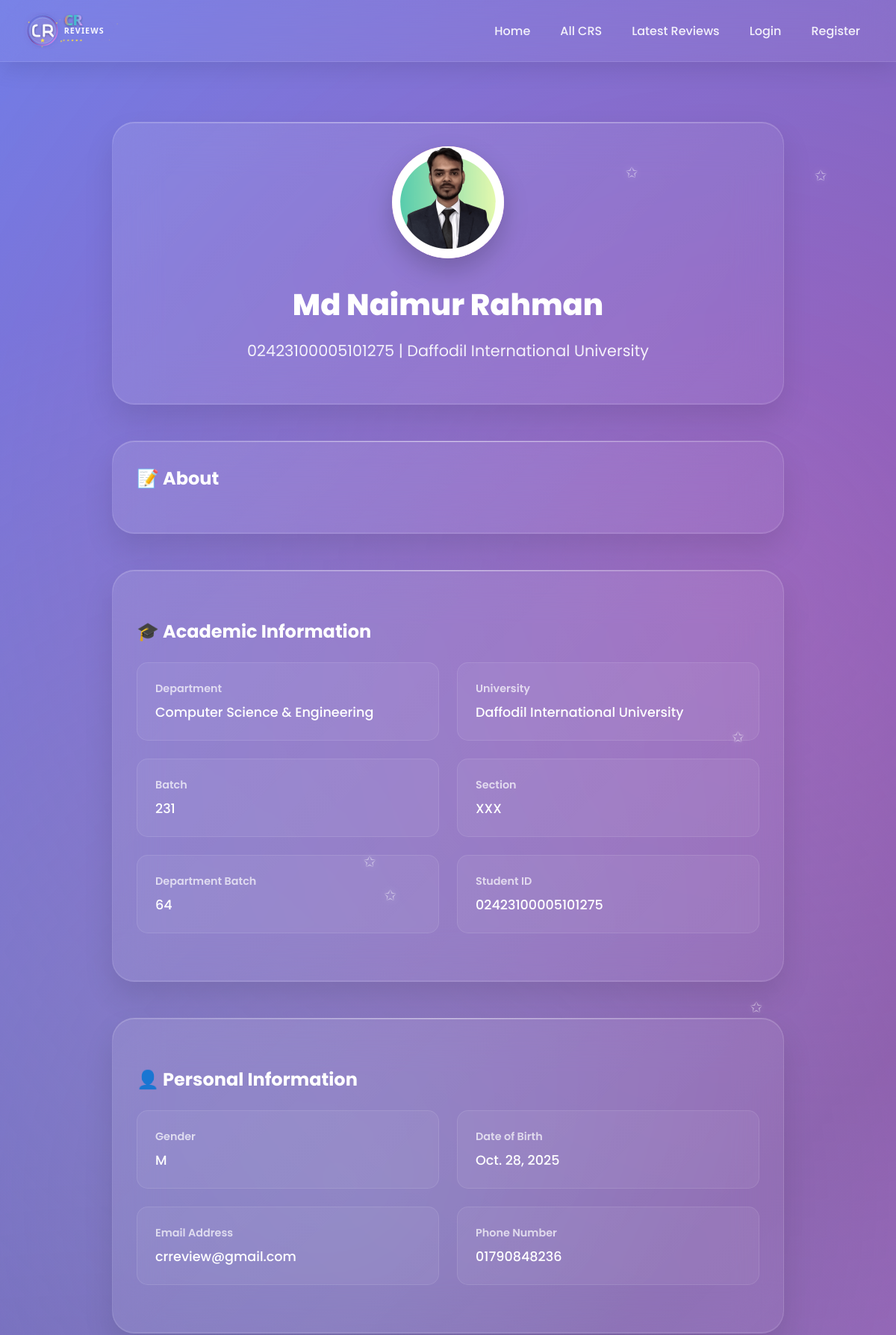
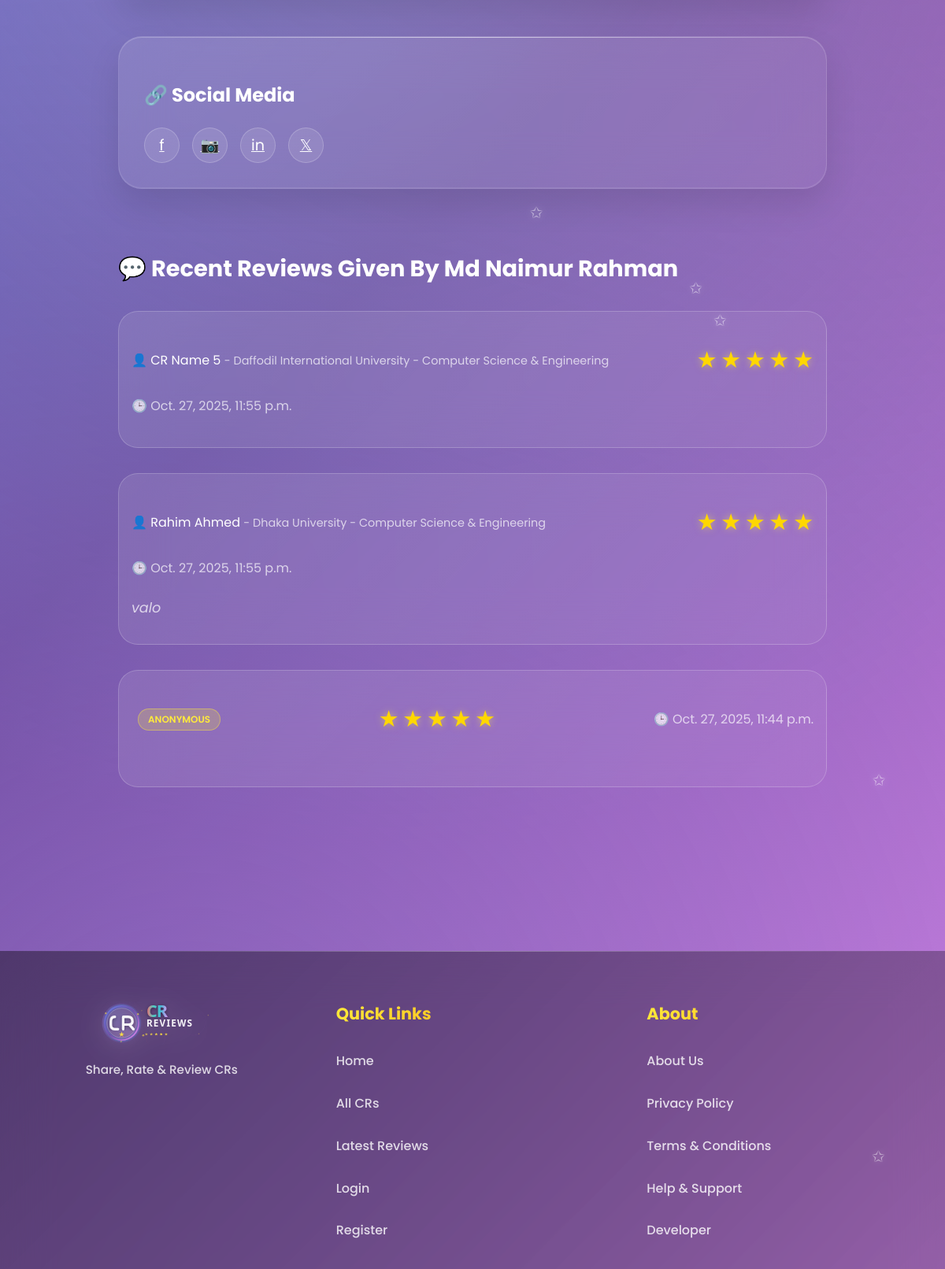
The app's page /user_view/md-naimur-rahman/ (upper part) with its own data (2 pictures, top to bottom).
### userprofile/models.py (models this page shows, shortened)
class User(AbstractBaseUser,PermissionsMixin):
    university=models.ForeignKey(University, on_delete=models.SET_NULL,related_name='university',null=True,blank=True)
    department=models.ForeignKey(Department, on_delete=models.SET_NULL,related_name='department',null=True,blank=True)
    profile_picture=models.ImageField(upload_to=user_profile_picture_path,null=True,blank=True)
    first_name = models.CharField(max_length=50)
    last_name = models.CharField(max_length=50)
    gender = models.CharField(choices=[('M', 'Male'), ('F', 'Female')], max_length=1)
    email = models.EmailField(unique=True)
    phone=models.CharField(max_length=20,null=True,blank=True)
    date_of_birth=models.DateField(null=True,blank=True)
    student_id=models.CharField(max_length=50,unique=True,null=True,blank=True)
    batch=models.CharField(max_length=20,null=True,blank=True)
    dept_batch = models.CharField(max_length=20 , blank=True, null=True)
    section=models.CharField(max_length=20,null=True,blank=True)
    bio=models.TextField(null=True,blank=True)
    facebook_url=models.URLField(default='https://www.facebook.com/')
    instagram_url=models.URLField(default='https://www.instagram.com/')
    linkedin_url=models.URLField(default='https://www.linkedin.com/')
    role=models.CharField(max_length=20, default='student')
    slug=models.SlugField(blank=True,unique=True)
    is_email_verified = models.BooleanField(default=False)
    email_verification_token = models.UUIDField(blank=True, null=True, editable=False)
    email_verification_token_created = models.DateTimeField(blank=True, null=True)
    password_reset_token = models.UUIDField(null=True, blank=True, editable=False)
    password_reset_token_created = models.DateTimeField(null=True, blank=True)
    is_active = models.BooleanField(default=True)
    is_staff = models.BooleanField(default=False)
    created_at = models.DateTimeField(auto_now_add=True)
    updated_at = models.DateTimeField(auto_now=True)
    deleted_at = models.DateTimeField(blank=True, null=True)
    USERNAME_FIELD = 'email'
    REQUIRED_FIELDS = ['first_name','last_name']
    objects = CustomUserManager()
    def get_full_name(self):
        return f"{self.first_name} {self.last_name}"

### cr/models.py (models this page shows, shortened)
class University(models.Model):
    Public = "Public"
    Private = "Private"
    university_type = [
        (Public,"Public"),
        (Private,"Private"),
    ]
    title =models.CharField(max_length=100,unique=True,blank=False,null=False)
    type =models.CharField(max_length=100,choices=university_type)
    address=models.CharField(max_length=150, blank=True, null=True)
    slug=models.SlugField(blank=True,unique=True)
    created_at=models.DateTimeField(auto_now_add=True)
    updated_at=models.DateTimeField(auto_now=True)
    daleted_at=models.DateTimeField(auto_now=True,blank=True,null=True)
    def __str__(self):
        return self.title

class Department(models.Model):
    title=models.CharField(max_length=50,unique=True,blank=False,null=False)
    code=models.CharField(max_length=50,unique=True,blank=True,null=True)
    slug=models.SlugField(blank=True,unique=True)
    created_at=models.DateTimeField(auto_now_add=True)
    updated_at=models.DateTimeField(auto_now=True)
    daleted_at=models.DateTimeField(auto_now=True,blank=True,null=True)
    def __str__(self):
        return self.title

class Review(models.Model):
    user=models.ForeignKey('userprofile.User', on_delete=models.CASCADE,related_name='userreviews')
    cr_profile=models.ForeignKey(CrProfile, on_delete=models.CASCADE,related_name='cr_reviews')
    rating = models.PositiveSmallIntegerField()
    description = models.TextField(blank=True, null=True)
    is_anonymous = models.BooleanField(default=False)
    anonymous_name = models.CharField(max_length=100, blank=True, null=True)
    slug = models.SlugField(unique=True, blank=True)
    created_at = models.DateTimeField(auto_now_add=True)
    updated_at = models.DateTimeField(auto_now=True)
    deleted_at = models.DateTimeField(blank=True, null=True)
    class Meta:
        unique_together = [['user', 'cr_profile']]
        ordering = ['-created_at']

class CrProfile(models.Model):
    user=models.OneToOneField('userprofile.User', on_delete=models.CASCADE,related_name='user_profile')
    university=models.ForeignKey(University, on_delete=models.CASCADE,related_name='university_crs')
    department=models.ForeignKey(Department, on_delete=models.CASCADE,related_name='department_crs')
    cr_status = models.CharField(
    max_length=20,
    choices=[('Present', 'Present CR'), ('Former', 'Former CR')],
    default='Present'
    )
    profile_picture = models.ImageField(upload_to='cr_profile_pictures/', blank=True, null=True)
    name = models.CharField(max_length=100)
    gender = models.CharField(choices=[('M', 'Male'), ('F', 'Female')], max_length=1)
    email = models.EmailField(blank=True, null=True)
    phone = models.CharField(max_length=30, blank=True, null=True)
    st_id = models.CharField(max_length=50, unique=True)
    batch = models.CharField(max_length=20)
    dept_batch = models.CharField(max_length=20 , blank=True, null=True)
    section = models.CharField(max_length=10)
    bio = models.TextField(blank=True, null=True)
    date_of_birth = models.DateField(blank=True, null=True)
    slug = models.SlugField(unique=True, blank=True)
    facebook_url = models.URLField(default='https://www.facebook.com/')
    instagram_url = models.URLField(default='https://www.instagram.com/')
    linkedin_url = models.URLField(default='https://www.linkedin.com/')
    created_at=models.DateTimeField(auto_now_add=True)
    updated_at=models.DateTimeField(auto_now=True)
    deleted_at=models.DateTimeField(auto_now=True,blank=True,null=True)

### userprofile/views.py (the view)
# urls.py: path('user_view/<str:slug>/',user_view,name="user_view"),
def user_view(request,slug):
    view_user =get_object_or_404(User,slug=slug)
    review = Review.objects.filter(user=view_user).order_by('-created_at')
    paginator = Paginator(review,5)
    page_number = request.GET.get('page',1)
    try:
        review = paginator.page(page_number)
    except PageNotAnInteger:
        review = paginator.page(1)
    except EmptyPage:
        review = paginator.page(1)
    context = {
        'view_user':view_user,
        'user': request.user,
        'review':review
    }
    return render(request,'user_profile/user_view.html',context)

### templates/user_profile/user_view.html (shortened to what this page needs)
{% extends 'base.html' %}
{% load static %}
{% block content %}
    <div id="cr-profile" class="page">
        <div class="container">
            <div style="max-width: 900px; margin: 0 auto;">
                <div class="search-section" style="text-align: center; margin-bottom: 3rem;">
                    <div class="profile-photo" style="width: 150px; height: 150px; font-size: 4rem; margin: 0 auto 2rem; position: relative;" id="profile-photo">
                         {% if view_user.profile_picture %}
                        <img src="{{ view_user.profile_picture.url }}" alt="{{ view_user.name }}" />
                        {% else %}
                        <span>{{ view_user.first_name|first|upper }}</span>
                        {% endif %}
                    </div>
                    <h1 style="color: white; font-size: 2.5rem; font-weight: 800; margin-bottom: 1rem;" id="profile-name">{{view_user.get_full_name}}</h1>
                    <p style="color: rgba(255,255,255,0.9); font-size: 1.3rem; margin-bottom: 1.5rem;" id="profile-info">
                        {{view_user.student_id}} | {{view_user.university}}
                    </p>
                </div>
                <div class="search-section">
                    <div class="card1">
                        <h3 class="card-title1">📝 About</h3>
                    </div>
                </div>
                <div class="search-section">
                 <div class="card1" style="margin-top: 2rem;">
                    <h3 class="card-title1">🎓 Academic Information</h3>
                    <div class="info-grid">
                        <div class="info-item">
                            <div class="info-label">Department</div>
                            <div class="info-value">{{view_user.department}}</div>
                        </div>
                        <div class="info-item">
                            <div class="info-label">University</div>
                            <div class="info-value">{{view_user.university}}</div>
                        </div>
                        <div class="info-item">
                            <div class="info-label">Batch</div>
                            <div class="info-value">{{view_user.batch}}</div>
                        </div>
                        <div class="info-item">
                            <div class="info-label">Section</div>
                            <div class="info-value">{{view_user.section}}</div>
                        </div>
                         <div class="info-item">
                            <div class="info-label">Department Batch</div>
                            <div class="info-value">{{view_user.dept_batch}}</div>
                         </div>
                        <div class="info-item">
                            <div class="info-label">Student ID</div>
                            <div class="info-value">{{view_user.student_id}}</div>
                        </div>
                        </div>
                    </div>
                </div>
                <div class="search-section">
                 <div class="card1" style="margin-top: 2rem;">
                    <h3 class="card-title1">👤 Personal Information</h3>
                    <div class="info-grid">
                        <div class="info-item">
                            <div class="info-label">Gender</div>
                            <div class="info-value">{{view_user.gender}}</div>
                        </div>
                        <div class="info-item">
                            <div class="info-label">Date of Birth</div>
                            <div class="info-value">{{view_user.date_of_birth}}</div>
                        </div>
                        <div class="info-item">
                            <div class="info-label">Email Address</div>
                            <div class="info-value">{{view_user.email}}</div>
                        </div>
                        <div class="info-item">
                            <div class="info-label">Phone Number</div>
                            <div class="info-value">{{view_user.phone}}</div>
                        </div>
                    </div>
                    </div>
                </div>
                <div class="search-section">
                    <h3 class="card-title1" style="margin-top: 1.5rem;">🔗 Social Media</h3>
                    <div class="social-links">
                        <a href="{{view_user.facebook_url}}" class="social-btn" title="Facebook">f</a>
                        <a href="{{view_user.instagram_url}}" class="social-btn" title="Instagram">📷</a>
                        <a href="{{view_user.linkedin_url}}" class="social-btn" title="LinkedIn">in</a>
                        <a href="#" class="social-btn" title="Twitter">𝕏</a>
                    </div>
                </div>
<div class="section">
    <h2 style="color: white; font-size: 1.8rem; font-weight: 700; margin-bottom: 2rem;">
        💬 Recent Reviews Given By {{ view_user.get_full_name }}
    </h2>
    <div id="reviews-container">
        {% for review in review %}
        <div class="review-card">
            <div class="review-header">
                <div>
                    {% if review.is_anonymous %}
                        {% comment %} <span style="color: rgba(255,255,255,0.9);">
                            {{ review.get_reviewer_name }}
                        </span> {% endcomment %}
                    {% elif review.user %}
                        <a href="{% url 'cr_profile' review.cr_profile.slug %}" style="text-decoration: none; color: inherit;">
                            👤 {{ review.cr_profile.name}}
                        </a>
                    {% else %}
                        <span style="color: rgba(255,255,255,0.9);">
                            🕶️ Anonymous User
                        </span>
                    {% endif %}
                {% if not review.is_anonymous and review.user %}
                    {% if review.cr_profile.university or review.cr_profile.department %}
                        <span style="color: rgba(255,255,255,0.7); font-size: 0.9rem;">
                            -
                            {% if review.cr_profile.university %}
                                {{ review.cr_profile.university }}
                            {% endif %}
                            {% if review.cr_profile.department %}
                                {% if review.cr_profile.university %} - {% endif %}
                                {{ review.cr_profile.department }}
                            {% endif %}
                        </span>
                    {% endif %}
                {% else %}
                    <span style="display: inline-block; margin-left: 0.5rem; padding: 0.25rem 0.75rem; background: rgba(255, 235, 59, 0.2); border: 1px solid rgba(255, 235, 59, 0.4); border-radius: 20px; font-size: 0.75rem; font-weight: 600; color: #ffeb3b;">
                        ANONYMOUS
                    </span>
                {% endif %}
                </div>
                <div class="rating">
                    {% for i in "12345" %}
                        {% if forloop.counter <= review.rating %}
                            <span class="star filled">★</span>
                        {% else %}
                            <span class="star">☆</span>
                        {% endif %}
                    {% endfor %}
                </div>
                <div style="color: rgba(255,255,255,0.7); font-weight: 400;">
                    🕒 {{ review.created_at }}
                </div>
            </div>
            <div class="review-text">
                {{ review.description }}
            </div>
        </div>
        {% endfor %}
    </div>
</div>
            </div>
        </div>
    </div>
{% endblock content %}

### records on screen
User: profile_picture (picture), get_full_name "Md Naimur Rahman", student_id "02423100005101275", university "Daffodil International University", department "Computer Science & Engineering", batch "231", section "XXX", dept_batch "64", gender "M", date_of_birth "Oct. 28, 2025", email "crreview@gmail.com", phone "01790848236"
Review: cr_profile.name "CR Name 5", cr_profile.university "Daffodil International University", cr_profile.department "Computer Science & Engineering", rating 5 (drawn), created_at "Oct. 27, 2025, 11:55 p.m."
Review: cr_profile.name "Rahim Ahmed", cr_profile.university "Dhaka University", cr_profile.department "Computer Science & Engineering", rating 5 (drawn), created_at "Oct. 27, 2025, 11:55 p.m.", description "valo"
Review: is_anonymous "ANONYMOUS", rating 5 (drawn), created_at "Oct. 27, 2025, 11:44 p.m."
